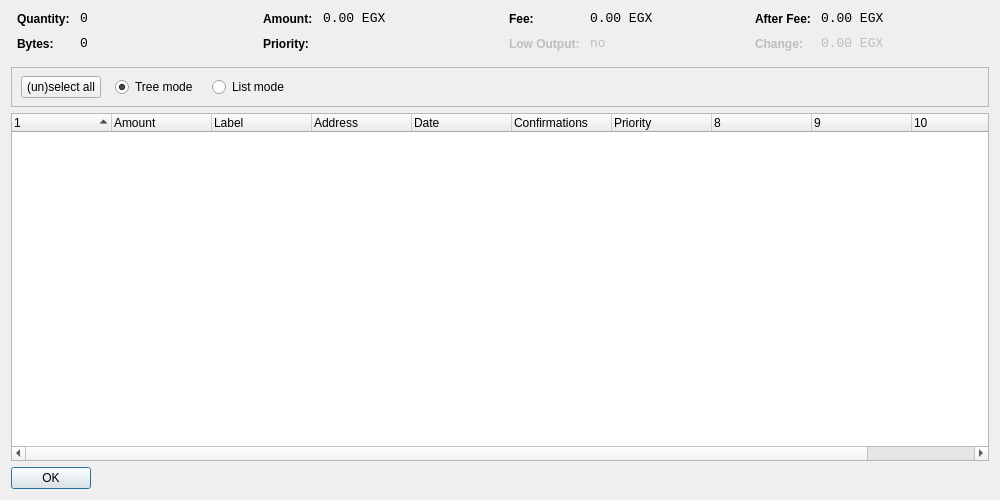
<?xml version="1.0" encoding="UTF-8"?>
<ui version="4.0">
 <class>CoinControlDialog</class>
 <widget class="QDialog" name="CoinControlDialog">
  <property name="geometry">
   <rect>
    <x>0</x>
    <y>0</y>
    <width>1000</width>
    <height>500</height>
   </rect>
  </property>
  <property name="windowTitle">
   <string>Coin Control</string>
  </property>
  <layout class="QVBoxLayout" name="verticalLayout">
   <item>
    <layout class="QHBoxLayout" name="horizontalLayoutTop" stretch="0,0,0,0">
     <property name="topMargin">
      <number>0</number>
     </property>
     <property name="bottomMargin">
      <number>10</number>
     </property>
     <item>
      <layout class="QFormLayout" name="formLayoutCoinControl1">
       <property name="horizontalSpacing">
        <number>10</number>
       </property>
       <property name="verticalSpacing">
        <number>10</number>
       </property>
       <property name="leftMargin">
        <number>6</number>
       </property>
       <property name="rightMargin">
        <number>6</number>
       </property>
       <item row="0" column="0">
        <widget class="QLabel" name="labelCoinControlQuantityText">
         <property name="styleSheet">
          <string notr="true">font-weight:bold;</string>
         </property>
         <property name="text">
          <string>Quantity:</string>
         </property>
        </widget>
       </item>
       <item row="0" column="1">
        <widget class="QLabel" name="labelCoinControlQuantity">
         <property name="font">
          <font>
           <family>Monospace</family>
           <pointsize>10</pointsize>
          </font>
         </property>
         <property name="cursor">
          <cursorShape>IBeamCursor</cursorShape>
         </property>
         <property name="contextMenuPolicy">
          <enum>Qt::ActionsContextMenu</enum>
         </property>
         <property name="text">
          <string notr="true">0</string>
         </property>
         <property name="textInteractionFlags">
          <set>Qt::LinksAccessibleByMouse|Qt::TextSelectableByKeyboard|Qt::TextSelectableByMouse</set>
         </property>
        </widget>
       </item>
       <item row="1" column="0">
        <widget class="QLabel" name="labelCoinControlBytesText">
         <property name="styleSheet">
          <string notr="true">font-weight:bold;</string>
         </property>
         <property name="text">
          <string>Bytes:</string>
         </property>
        </widget>
       </item>
       <item row="1" column="1">
        <widget class="QLabel" name="labelCoinControlBytes">
         <property name="font">
          <font>
           <family>Monospace</family>
           <pointsize>10</pointsize>
          </font>
         </property>
         <property name="cursor">
          <cursorShape>IBeamCursor</cursorShape>
         </property>
         <property name="contextMenuPolicy">
          <enum>Qt::ActionsContextMenu</enum>
         </property>
         <property name="text">
          <string notr="true">0</string>
         </property>
         <property name="textInteractionFlags">
          <set>Qt::LinksAccessibleByMouse|Qt::TextSelectableByKeyboard|Qt::TextSelectableByMouse</set>
         </property>
        </widget>
       </item>
      </layout>
     </item>
     <item>
      <layout class="QFormLayout" name="formLayoutCoinControl2">
       <property name="horizontalSpacing">
        <number>10</number>
       </property>
       <property name="verticalSpacing">
        <number>10</number>
       </property>
       <property name="leftMargin">
        <number>6</number>
       </property>
       <property name="rightMargin">
        <number>6</number>
       </property>
       <item row="0" column="0">
        <widget class="QLabel" name="labelCoinControlAmountText">
         <property name="styleSheet">
          <string notr="true">font-weight:bold;</string>
         </property>
         <property name="text">
          <string>Amount:</string>
         </property>
        </widget>
       </item>
       <item row="0" column="1">
        <widget class="QLabel" name="labelCoinControlAmount">
         <property name="font">
          <font>
           <family>Monospace</family>
           <pointsize>10</pointsize>
          </font>
         </property>
         <property name="cursor">
          <cursorShape>IBeamCursor</cursorShape>
         </property>
         <property name="contextMenuPolicy">
          <enum>Qt::ActionsContextMenu</enum>
         </property>
         <property name="text">
          <string notr="true">0.00 EGX</string>
         </property>
         <property name="textInteractionFlags">
          <set>Qt::LinksAccessibleByMouse|Qt::TextSelectableByKeyboard|Qt::TextSelectableByMouse</set>
         </property>
        </widget>
       </item>
       <item row="1" column="0">
        <widget class="QLabel" name="labelCoinControlPriorityText">
         <property name="styleSheet">
          <string notr="true">font-weight:bold;</string>
         </property>
         <property name="text">
          <string>Priority:</string>
         </property>
        </widget>
       </item>
       <item row="1" column="1">
        <widget class="QLabel" name="labelCoinControlPriority">
         <property name="font">
          <font>
           <family>Monospace</family>
           <pointsize>10</pointsize>
          </font>
         </property>
         <property name="cursor">
          <cursorShape>IBeamCursor</cursorShape>
         </property>
         <property name="contextMenuPolicy">
          <enum>Qt::ActionsContextMenu</enum>
         </property>
         <property name="text">
          <string/>
         </property>
         <property name="textInteractionFlags">
          <set>Qt::LinksAccessibleByMouse|Qt::TextSelectableByKeyboard|Qt::TextSelectableByMouse</set>
         </property>
        </widget>
       </item>
      </layout>
     </item>
     <item>
      <layout class="QFormLayout" name="formLayoutCoinControl3">
       <property name="horizontalSpacing">
        <number>10</number>
       </property>
       <property name="verticalSpacing">
        <number>10</number>
       </property>
       <property name="leftMargin">
        <number>6</number>
       </property>
       <property name="rightMargin">
        <number>6</number>
       </property>
       <item row="0" column="0">
        <widget class="QLabel" name="labelCoinControlFeeText">
         <property name="styleSheet">
          <string notr="true">font-weight:bold;</string>
         </property>
         <property name="text">
          <string>Fee:</string>
         </property>
        </widget>
       </item>
       <item row="0" column="1">
        <widget class="QLabel" name="labelCoinControlFee">
         <property name="font">
          <font>
           <family>Monospace</family>
           <pointsize>10</pointsize>
          </font>
         </property>
         <property name="cursor">
          <cursorShape>IBeamCursor</cursorShape>
         </property>
         <property name="contextMenuPolicy">
          <enum>Qt::ActionsContextMenu</enum>
         </property>
         <property name="text">
          <string notr="true">0.00 EGX</string>
         </property>
         <property name="textInteractionFlags">
          <set>Qt::LinksAccessibleByMouse|Qt::TextSelectableByKeyboard|Qt::TextSelectableByMouse</set>
         </property>
        </widget>
       </item>
       <item row="1" column="0">
        <widget class="QLabel" name="labelCoinControlLowOutputText">
         <property name="enabled">
          <bool>false</bool>
         </property>
         <property name="styleSheet">
          <string notr="true">font-weight:bold;</string>
         </property>
         <property name="text">
          <string>Low Output:</string>
         </property>
        </widget>
       </item>
       <item row="1" column="1">
        <widget class="QLabel" name="labelCoinControlLowOutput">
         <property name="enabled">
          <bool>false</bool>
         </property>
         <property name="font">
          <font>
           <family>Monospace</family>
           <pointsize>10</pointsize>
          </font>
         </property>
         <property name="cursor">
          <cursorShape>IBeamCursor</cursorShape>
         </property>
         <property name="contextMenuPolicy">
          <enum>Qt::ActionsContextMenu</enum>
         </property>
         <property name="text">
          <string notr="true">no</string>
         </property>
         <property name="textInteractionFlags">
          <set>Qt::LinksAccessibleByMouse|Qt::TextSelectableByKeyboard|Qt::TextSelectableByMouse</set>
         </property>
        </widget>
       </item>
      </layout>
     </item>
     <item>
      <layout class="QFormLayout" name="formLayoutCoinControl4">
       <property name="horizontalSpacing">
        <number>10</number>
       </property>
       <property name="verticalSpacing">
        <number>10</number>
       </property>
       <property name="leftMargin">
        <number>6</number>
       </property>
       <property name="rightMargin">
        <number>6</number>
       </property>
       <item row="0" column="0">
        <widget class="QLabel" name="labelCoinControlAfterFeeText">
         <property name="styleSheet">
          <string notr="true">font-weight:bold;</string>
         </property>
         <property name="text">
          <string>After Fee:</string>
         </property>
        </widget>
       </item>
       <item row="0" column="1">
        <widget class="QLabel" name="labelCoinControlAfterFee">
         <property name="font">
          <font>
           <family>Monospace</family>
           <pointsize>10</pointsize>
          </font>
         </property>
         <property name="cursor">
          <cursorShape>IBeamCursor</cursorShape>
         </property>
         <property name="contextMenuPolicy">
          <enum>Qt::ActionsContextMenu</enum>
         </property>
         <property name="text">
          <string notr="true">0.00 EGX</string>
         </property>
         <property name="textInteractionFlags">
          <set>Qt::LinksAccessibleByMouse|Qt::TextSelectableByKeyboard|Qt::TextSelectableByMouse</set>
         </property>
        </widget>
       </item>
       <item row="1" column="0">
        <widget class="QLabel" name="labelCoinControlChangeText">
         <property name="enabled">
          <bool>false</bool>
         </property>
         <property name="styleSheet">
          <string notr="true">font-weight:bold;</string>
         </property>
         <property name="text">
          <string>Change:</string>
         </property>
        </widget>
       </item>
       <item row="1" column="1">
        <widget class="QLabel" name="labelCoinControlChange">
         <property name="enabled">
          <bool>false</bool>
         </property>
         <property name="font">
          <font>
           <family>Monospace</family>
           <pointsize>10</pointsize>
          </font>
         </property>
         <property name="cursor">
          <cursorShape>IBeamCursor</cursorShape>
         </property>
         <property name="contextMenuPolicy">
          <enum>Qt::ActionsContextMenu</enum>
         </property>
         <property name="text">
          <string notr="true">0.00 EGX</string>
         </property>
         <property name="textInteractionFlags">
          <set>Qt::LinksAccessibleByMouse|Qt::TextSelectableByKeyboard|Qt::TextSelectableByMouse</set>
         </property>
        </widget>
       </item>
      </layout>
     </item>
    </layout>
   </item>
   <item>
    <widget class="QFrame" name="frame">
     <property name="minimumSize">
      <size>
       <width>0</width>
       <height>40</height>
      </size>
     </property>
     <property name="frameShape">
      <enum>QFrame::StyledPanel</enum>
     </property>
     <property name="frameShadow">
      <enum>QFrame::Sunken</enum>
     </property>
     <widget class="QWidget" name="horizontalLayoutWidget">
      <property name="geometry">
       <rect>
        <x>10</x>
        <y>0</y>
        <width>781</width>
        <height>41</height>
       </rect>
      </property>
      <layout class="QHBoxLayout" name="horizontalLayoutPanel" stretch="0,0,0,0,0">
       <property name="spacing">
        <number>14</number>
       </property>
       <item>
        <widget class="QPushButton" name="pushButtonSelectAll">
         <property name="sizePolicy">
          <sizepolicy hsizetype="Maximum" vsizetype="Fixed">
           <horstretch>0</horstretch>
           <verstretch>0</verstretch>
          </sizepolicy>
         </property>
         <property name="text">
          <string>(un)select all</string>
         </property>
        </widget>
       </item>
       <item>
        <widget class="QRadioButton" name="radioTreeMode">
         <property name="sizePolicy">
          <sizepolicy hsizetype="Maximum" vsizetype="Fixed">
           <horstretch>0</horstretch>
           <verstretch>0</verstretch>
          </sizepolicy>
         </property>
         <property name="text">
          <string>Tree mode</string>
         </property>
         <property name="checked">
          <bool>true</bool>
         </property>
        </widget>
       </item>
       <item>
        <widget class="QRadioButton" name="radioListMode">
         <property name="sizePolicy">
          <sizepolicy hsizetype="Maximum" vsizetype="Fixed">
           <horstretch>0</horstretch>
           <verstretch>0</verstretch>
          </sizepolicy>
         </property>
         <property name="text">
          <string>List mode</string>
         </property>
        </widget>
       </item>
       <item>
        <spacer name="horizontalSpacer">
         <property name="orientation">
          <enum>Qt::Horizontal</enum>
         </property>
         <property name="sizeHint" stdset="0">
          <size>
           <width>40</width>
           <height>20</height>
          </size>
         </property>
        </spacer>
       </item>
      </layout>
     </widget>
    </widget>
   </item>
   <item>
    <widget class="CoinControlTreeWidget" name="treeWidget">
     <property name="contextMenuPolicy">
      <enum>Qt::CustomContextMenu</enum>
     </property>
     <property name="sortingEnabled">
      <bool>false</bool>
     </property>
     <property name="columnCount">
      <number>11</number>
     </property>
     <attribute name="headerShowSortIndicator" stdset="0">
      <bool>true</bool>
     </attribute>
     <attribute name="headerStretchLastSection">
      <bool>false</bool>
     </attribute>
     <column>
      <property name="text">
       <string/>
      </property>
     </column>
     <column>
      <property name="text">
       <string>Amount</string>
      </property>
     </column>
     <column>
      <property name="text">
       <string>Label</string>
      </property>
     </column>
     <column>
      <property name="text">
       <string>Address</string>
      </property>
     </column>
     <column>
      <property name="text">
       <string>Date</string>
      </property>
     </column>
     <column>
      <property name="text">
       <string>Confirmations</string>
      </property>
      <property name="toolTip">
       <string>Confirmed</string>
      </property>
     </column>
     <column>
      <property name="text">
       <string>Priority</string>
      </property>
     </column>
     <column>
      <property name="text">
       <string/>
      </property>
     </column>
     <column>
      <property name="text">
       <string/>
      </property>
     </column>
     <column>
      <property name="text">
       <string/>
      </property>
     </column>
     <column>
      <property name="text">
       <string/>
      </property>
     </column>
    </widget>
   </item>
   <item>
    <widget class="QDialogButtonBox" name="buttonBox">
     <property name="sizePolicy">
      <sizepolicy hsizetype="Maximum" vsizetype="Fixed">
       <horstretch>0</horstretch>
       <verstretch>0</verstretch>
      </sizepolicy>
     </property>
     <property name="orientation">
      <enum>Qt::Horizontal</enum>
     </property>
     <property name="standardButtons">
      <set>QDialogButtonBox::Ok</set>
     </property>
    </widget>
   </item>
  </layout>
 </widget>
 <customwidgets>
  <customwidget>
   <class>CoinControlTreeWidget</class>
   <extends>QTreeWidget</extends>
   <header>coincontroltreewidget.h</header>
  </customwidget>
 </customwidgets>
 <resources/>
 <connections/>
</ui>
